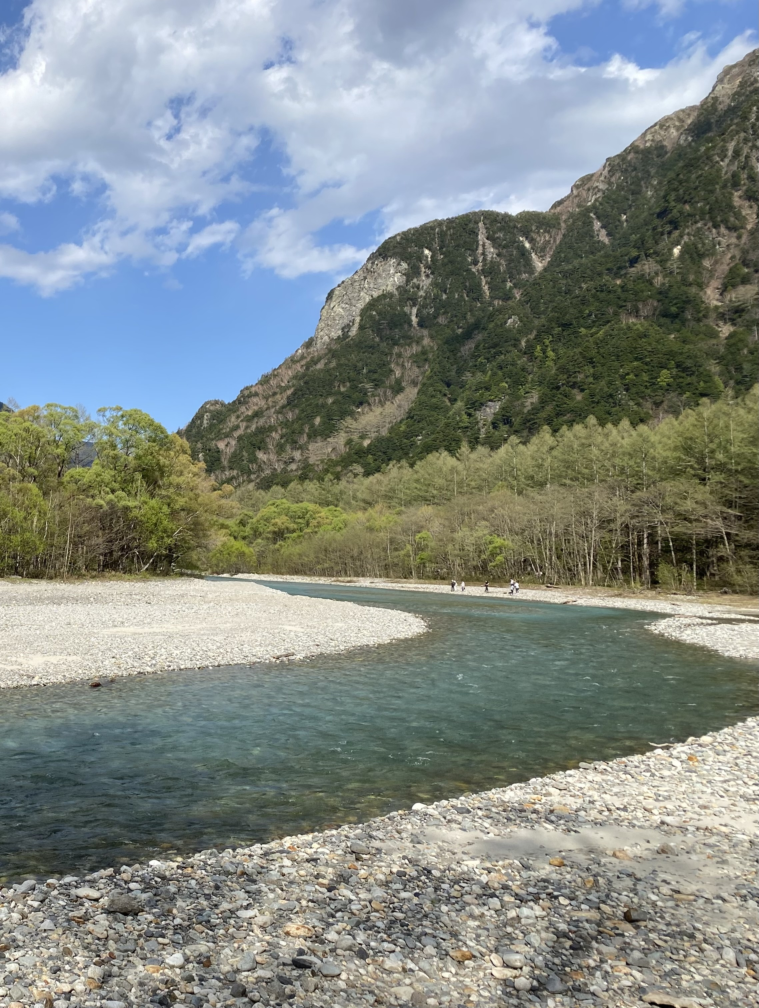
//> input picture image.jpg, 2277 x 3024 px (shown at 1/3 size)
$ ./hough_track   (built with g++ and OpenCV 4)
//> lines starting //> are read from the running program, lines starting //| are printed output that depends on the picture
#include <opencv2/opencv.hpp>
#include <iostream>

// グローバル変数
cv::Mat img, edge, result;
int cannyThreshold1 = 100;
int cannyThreshold2 = 200;
int houghThreshold = 50;
int minLineLength = 50;
int maxLineGap = 10;

// トラックバーのコールバック関数
void onTrackbar(int, void*)
{
    // 元の画像のコピーを作成
    result = img.clone();

    // Canny エッジ検出
    cv::Canny(img, edge, cannyThreshold1, cannyThreshold2);

    // ハフ変換で直線検出
    std::vector<cv::Vec4i> lines;
    cv::HoughLinesP(edge, lines, 1, CV_PI / 180, houghThreshold, minLineLength, maxLineGap);

    // 検出された直線を描画
    for (size_t i = 0; i < lines.size(); i++)
    {
        cv::Vec4i l = lines[i];
        cv::line(result, cv::Point(l[0], l[1]), cv::Point(l[2], l[3]), cv::Scalar(0, 0, 255), 3, cv::LINE_AA);
    }

    // 結果を表示
    cv::imshow("Result", result);
}

int main()
{
    // 画像を読み込む
    img = cv::imread("../image.jpg");
//> img is the input picture: 3024 rows x 2277 cols, CV_8UC3; mean B, G, R 136.5, 139.6, 131.6
    cv::resize(img, img, cv::Size(), 0.1, 0.1);
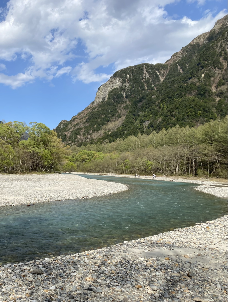
//> img: 302 rows x 228 cols, CV_8UC3; mean B, G, R 136.7, 139.8, 131.7
    if (img.empty())
    {
        std::cout << "Error: Could not read the image." << std::endl;
        return -1;
    }

    // ウィンドウを作成
    cv::namedWindow("Result", cv::WINDOW_NORMAL);

    // トラックバーを作成
    cv::createTrackbar("Canny Threshold1", "Result", &cannyThreshold1, 255, onTrackbar);
    cv::createTrackbar("Canny Threshold2", "Result", &cannyThreshold2, 255, onTrackbar);
    cv::createTrackbar("Hough Threshold", "Result", &houghThreshold, 200, onTrackbar);
    cv::createTrackbar("Min Line Length", "Result", &minLineLength, 200, onTrackbar);
    cv::createTrackbar("Max Line Gap", "Result", &maxLineGap, 100, onTrackbar);

    // 初期状態を表示
    onTrackbar(0, 0);
//> in onTrackbar, `cv::Canny(img, edge, cannyThreshold1, cannyThreshold2);`:
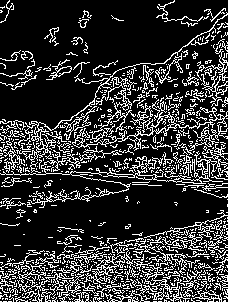
//> edge: 302 rows x 228 cols, CV_8UC1; 20.4% white in thin lines or dots
//> in onTrackbar, `cv::HoughLinesP(edge, lines, 1, CV_PI / 180, houghThreshold, minLineLe..`: lines = 157 lines (x1, y1, x2, y2), first 8: [0, 288, 227, 292], [2, 273, 213, 220], [143, 97, 227, 13], [79, 165, 179, 65], [64, 174, 226, 12], [161, 185, 223, 123], [0, 293, 224, 249], [9, 225, 201, 33]
//> the loop in onTrackbar, `for (size_t i = 0; i < lines.size(); i++)` made 157 passes
//> after the loop in onTrackbar, `for (size_t i = 0; i < lines.size(); i++)`:
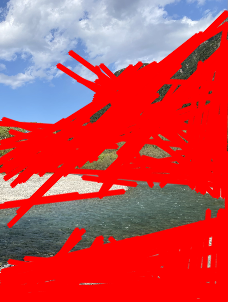
//> result: 302 rows x 228 cols, CV_8UC3; mean B, G, R 78.1, 71.6, 201.5

    // キー入力待ち
    cv::waitKey(0);

    // 結果を保存
    cv::imwrite("../output.jpg", result);

    return 0;
}
